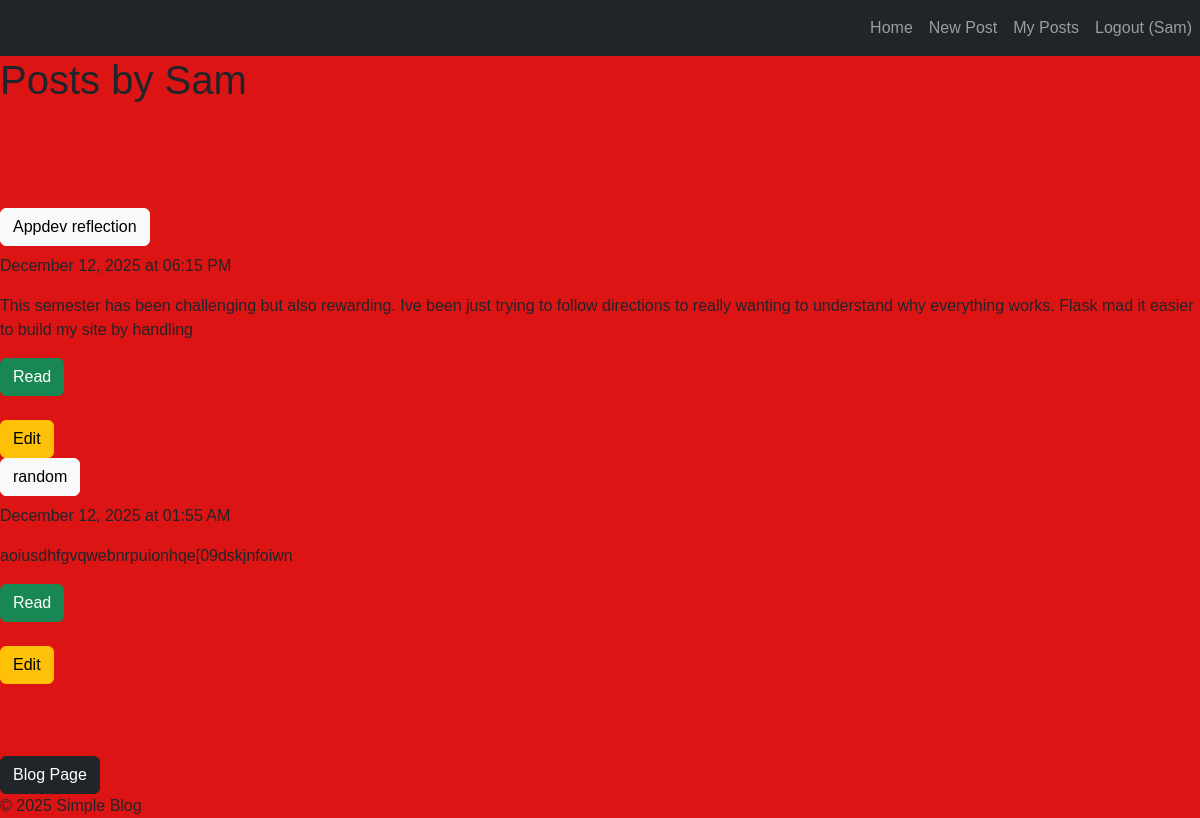
The app's page /user/Sam (signed in) with its own data.
### app.py (models this page shows, shortened)
class User(UserMixin, db.Model):
    id = db.Column(db.Integer, primary_key=True)
    username = db.Column(db.String(80), unique=True, nullable=False)
    posts = db.relationship('Post', backref='author', lazy=True, cascade='all, delete-orphan')
    created_at = db.Column(db.DateTime, default=datetime.utcnow)
    password_hash = db.Column(db.String(200), nullable=False)

class Post(db.Model):
    id = db.Column(db.Integer, primary_key=True)
    title = db.Column(db.String(200), nullable=False)
    content = db.Column(db.Text, nullable=False)
    created_at = db.Column(db.DateTime, default=datetime.utcnow)
    updated_at = db.Column(db.DateTime, default=datetime.utcnow, onupdate=datetime.utcnow)
    user_id = db.Column(db.Integer, db.ForeignKey('user.id'), nullable=False)
    comments = db.relationship(
        'Comment', backref='post', lazy=True, cascade='all, delete-orphan', order_by='Comment.created_at.asc()'
    )

### app.py (the view)
@app.route('/user/<username>')
def user_posts(username):
    user = User.query.filter_by(username=username).first_or_404()
    posts = Post.query.filter_by(author=user).order_by(Post.created_at.desc()).all()
    return render_template('user_post.html', user=user, posts=posts)

### app.py (called while the page is built)
@login_manager.user_loader
def load_user(user_id):
    return User.query.get(int(user_id))

### templates/user_post.html (shortened to what this page needs)
{% extends "base.html" %}
    {% block content %}
        <div>
            <div>
                <h1>Posts by {{ user.username }}</h1>
                <br>
                <br>
                <br>
                <br>
            </div>
            {% if posts %}
                {% for post in posts %}
                <div>
                    <h3>
                        <div>
                        <a href="{{ url_for('view_post', post_id=post.id) }}">
                            <button type="button" class="btn btn-light">{{ post.title }}</button>
                        </a>
                        </div>
                    </h3>
                    <p>
                        {{ post.created_at.strftime('%B %d, %Y at %I:%M %p') }}
                    </p>
                    <p>
                        {% if post.content|length > 200 %}
                            {{ post.content[:200] }}
                        {% else %}
                            {{ post.content }}
                        {% endif %}
                    </p>
                    <div>
                        <a href="{{ url_for('view_post', post_id=post.id) }}">
                            <button type="button" class="btn btn-success">Read</button>
                        </a>
                        <br>
                        <br>
                        {% if current_user.is_authenticated and current_user == user %}
                            <a href="{{ url_for('edit_post', post_id=post.id) }}">
                                <button type="button" class="btn btn-warning">Edit</button>
                            </a>
                        {% endif %}
                    </div>
                </div>
                {% endfor %}
            {% else %}
                <div>
                    <p>{{ user.username }} no posts yet!</p>
                </div>
            {% endif %}
            <br>
            <br>
            <br>
            <div>
                <a href="{{ url_for('index') }}"><button type="button" class="btn btn-dark">Blog Page</button></a>
            </div>
        </div>
    {% endblock %}

### templates/base.html (shortened to what this page needs)
<!DOCTYPE html>
<html lang="en">
<head>
    <link href="https://cdn.jsdelivr.net/npm/bootstrap@5.3.0/dist/css/bootstrap.min.css" rel="stylesheet">
    <link rel="stylesheet" type="text/css" href="{{ url_for('static', filename='style.css') }}">
</head>
<body>
    <nav class="navbar navbar-expand-lg navbar-dark bg-dark">
        <div class="collapse navbar-collapse" id="navbarNav">
            <ul class="navbar-nav ms-auto">
                <li class="nav-item">
                    <a class="nav-link" href="{{ url_for('index') }}">Home</a>
                </li>
                {% if current_user.is_authenticated %}
                    <li class="nav-item">
                        <a class="nav-link" href="{{ url_for('create_post') }}">New Post</a>
                    </li>
                    <li class="nav-item">
                        <a class="nav-link" href="{{ url_for('user_posts', username=current_user.username) }}">My Posts</a>
                    </li>
                    <li class="nav-item">
                        <a class="nav-link" href="{{ url_for('logout') }}">Logout ({{ current_user.username }})</a>
                    </li>
                {% endif %}
            </ul>
        </div>
    </nav>
    <main>
        {% block content %}{% endblock %}
    </main>
    <footer>
        <div>
            <p1>&copy; 2025 Simple Blog</p1>
        </div>
    </footer>
</body>
</html>

### static/style.css (style rules this page uses)
body { font-family: Arial, sans-serif; background-color: #dd1414; margin: 0; padding: 0; }

### records on screen
User: username "Sam"
Post: title "Appdev reflection", created_at "December 12, 2025 at 06:15 PM", content "This semester has been challenging but also rewarding. Ive been just trying to follow directions to really wanting to understand why everything works. Flask mad it easier to build my site by handling"
Post: title "random", created_at "December 12, 2025 at 01:55 AM", content "aoiusdhfgvqwebnrpuionhqe[09dskjnfoiwn"
